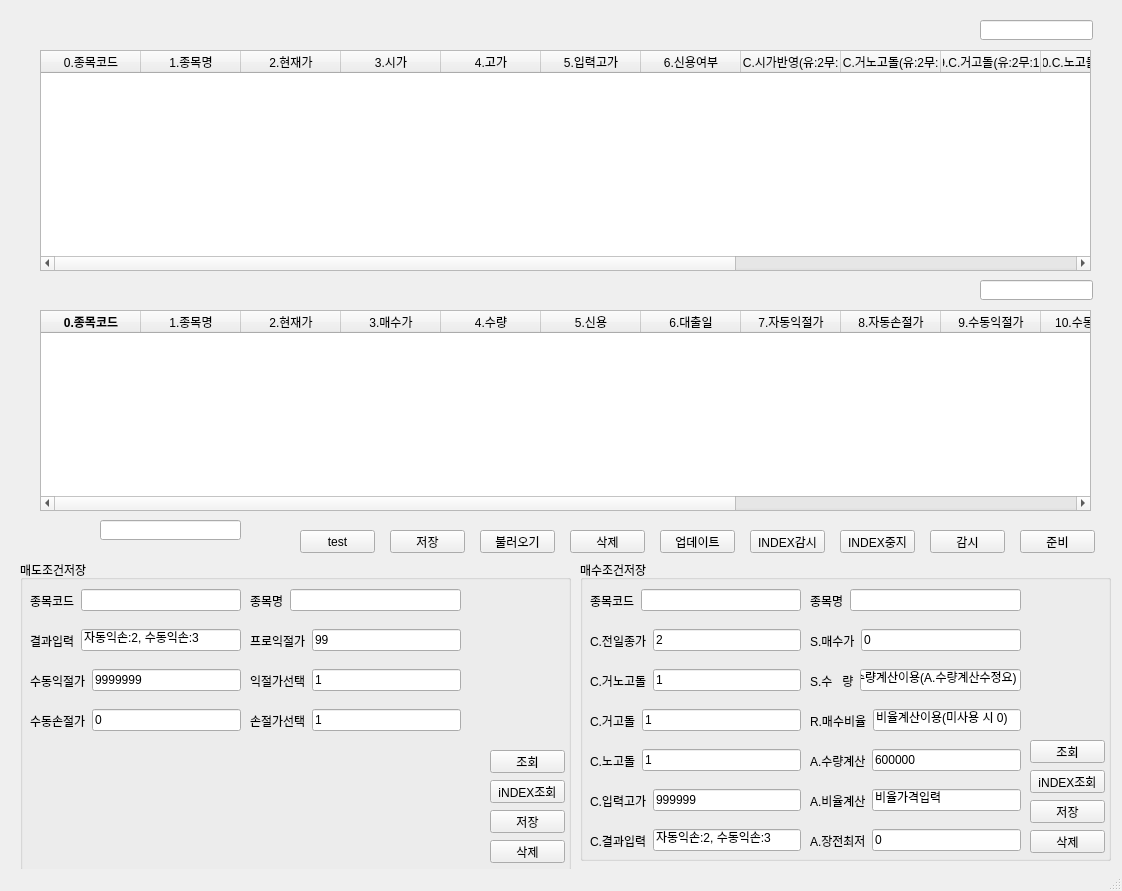
<?xml version="1.0" encoding="UTF-8"?>
<ui version="4.0">
 <class>MainWindow</class>
 <widget class="QMainWindow" name="MainWindow">
  <property name="geometry">
   <rect>
    <x>0</x>
    <y>0</y>
    <width>1122</width>
    <height>891</height>
   </rect>
  </property>
  <property name="windowTitle">
   <string>JM_Trader ver 1.00</string>
  </property>
  <property name="windowIcon">
   <iconset>
    <normaloff>../rebounding.v1/8800d1305e07514714f42f341dd6300d-chart.png</normaloff>../rebounding.v1/8800d1305e07514714f42f341dd6300d-chart.png</iconset>
  </property>
  <widget class="QWidget" name="centralwidget">
   <widget class="QGroupBox" name="groupBox_2">
    <property name="geometry">
     <rect>
      <x>580</x>
      <y>560</y>
      <width>531</width>
      <height>301</height>
     </rect>
    </property>
    <property name="title">
     <string>매수조건저장</string>
    </property>
    <widget class="QWidget" name="horizontalLayoutWidget_6">
     <property name="geometry">
      <rect>
       <x>230</x>
       <y>20</y>
       <width>211</width>
       <height>41</height>
      </rect>
     </property>
     <layout class="QHBoxLayout" name="horizontalLayout_6">
      <item>
       <widget class="QLabel" name="label_6">
        <property name="text">
         <string>종목명</string>
        </property>
       </widget>
      </item>
      <item>
       <widget class="QLineEdit" name="lineEdit_2"/>
      </item>
     </layout>
    </widget>
    <widget class="QPushButton" name="pushButton_1">
     <property name="geometry">
      <rect>
       <x>450</x>
       <y>180</y>
       <width>75</width>
       <height>23</height>
      </rect>
     </property>
     <property name="toolTipDuration">
      <number>-9</number>
     </property>
     <property name="text">
      <string>조회</string>
     </property>
    </widget>
    <widget class="QWidget" name="horizontalLayoutWidget_5">
     <property name="geometry">
      <rect>
       <x>10</x>
       <y>20</y>
       <width>211</width>
       <height>41</height>
      </rect>
     </property>
     <layout class="QHBoxLayout" name="horizontalLayout_5">
      <item>
       <widget class="QLabel" name="label_5">
        <property name="text">
         <string>종목코드</string>
        </property>
       </widget>
      </item>
      <item>
       <widget class="QLineEdit" name="lineEdit"/>
      </item>
     </layout>
    </widget>
    <widget class="QWidget" name="horizontalLayoutWidget_7">
     <property name="geometry">
      <rect>
       <x>10</x>
       <y>60</y>
       <width>211</width>
       <height>41</height>
      </rect>
     </property>
     <layout class="QHBoxLayout" name="horizontalLayout_7">
      <item>
       <widget class="QLabel" name="label_7">
        <property name="text">
         <string>C.전일종가</string>
        </property>
       </widget>
      </item>
      <item>
       <widget class="QLineEdit" name="lineEdit_9">
        <property name="accessibleDescription">
         <string/>
        </property>
        <property name="text">
         <string>2</string>
        </property>
       </widget>
      </item>
     </layout>
    </widget>
    <widget class="QWidget" name="horizontalLayoutWidget_8">
     <property name="geometry">
      <rect>
       <x>10</x>
       <y>100</y>
       <width>211</width>
       <height>41</height>
      </rect>
     </property>
     <layout class="QHBoxLayout" name="horizontalLayout_8">
      <item>
       <widget class="QLabel" name="label_8">
        <property name="text">
         <string>C.거노고돌</string>
        </property>
       </widget>
      </item>
      <item>
       <widget class="QLineEdit" name="lineEdit_10">
        <property name="text">
         <string>1</string>
        </property>
       </widget>
      </item>
     </layout>
    </widget>
    <widget class="QWidget" name="horizontalLayoutWidget_9">
     <property name="geometry">
      <rect>
       <x>10</x>
       <y>140</y>
       <width>211</width>
       <height>41</height>
      </rect>
     </property>
     <layout class="QHBoxLayout" name="horizontalLayout_9">
      <item>
       <widget class="QLabel" name="label_9">
        <property name="text">
         <string>C.거고돌</string>
        </property>
       </widget>
      </item>
      <item>
       <widget class="QLineEdit" name="lineEdit_11">
        <property name="text">
         <string>1</string>
        </property>
       </widget>
      </item>
     </layout>
    </widget>
    <widget class="QWidget" name="horizontalLayoutWidget_10">
     <property name="geometry">
      <rect>
       <x>230</x>
       <y>60</y>
       <width>211</width>
       <height>41</height>
      </rect>
     </property>
     <layout class="QHBoxLayout" name="horizontalLayout_10">
      <item>
       <widget class="QLabel" name="label_10">
        <property name="text">
         <string>S.매수가</string>
        </property>
       </widget>
      </item>
      <item>
       <widget class="QLineEdit" name="lineEdit_12">
        <property name="text">
         <string>0</string>
        </property>
       </widget>
      </item>
     </layout>
    </widget>
    <widget class="QWidget" name="horizontalLayoutWidget_11">
     <property name="geometry">
      <rect>
       <x>230</x>
       <y>100</y>
       <width>211</width>
       <height>41</height>
      </rect>
     </property>
     <layout class="QHBoxLayout" name="horizontalLayout_11">
      <item>
       <widget class="QLabel" name="label_11">
        <property name="text">
         <string>S.수   량</string>
        </property>
       </widget>
      </item>
      <item>
       <widget class="QLineEdit" name="lineEdit_13">
        <property name="text">
         <string>수량계산이용(A.수량계산수정요)</string>
        </property>
       </widget>
      </item>
     </layout>
    </widget>
    <widget class="QWidget" name="horizontalLayoutWidget_12">
     <property name="geometry">
      <rect>
       <x>230</x>
       <y>140</y>
       <width>211</width>
       <height>41</height>
      </rect>
     </property>
     <layout class="QHBoxLayout" name="horizontalLayout_12">
      <item>
       <widget class="QLabel" name="label_12">
        <property name="text">
         <string>R.매수비율</string>
        </property>
       </widget>
      </item>
      <item>
       <widget class="QLineEdit" name="lineEdit_14">
        <property name="text">
         <string>비율계산이용(미사용 시 0)</string>
        </property>
       </widget>
      </item>
     </layout>
    </widget>
    <widget class="QWidget" name="horizontalLayoutWidget_13">
     <property name="geometry">
      <rect>
       <x>10</x>
       <y>180</y>
       <width>211</width>
       <height>41</height>
      </rect>
     </property>
     <layout class="QHBoxLayout" name="horizontalLayout_13">
      <item>
       <widget class="QLabel" name="label_13">
        <property name="text">
         <string>C.노고돌</string>
        </property>
       </widget>
      </item>
      <item>
       <widget class="QLineEdit" name="lineEdit_15">
        <property name="text">
         <string>1</string>
        </property>
       </widget>
      </item>
     </layout>
    </widget>
    <widget class="QPushButton" name="pushButton_6">
     <property name="geometry">
      <rect>
       <x>450</x>
       <y>240</y>
       <width>75</width>
       <height>23</height>
      </rect>
     </property>
     <property name="toolTipDuration">
      <number>-9</number>
     </property>
     <property name="text">
      <string>저장</string>
     </property>
    </widget>
    <widget class="QPushButton" name="pushButton_7">
     <property name="geometry">
      <rect>
       <x>450</x>
       <y>210</y>
       <width>75</width>
       <height>23</height>
      </rect>
     </property>
     <property name="text">
      <string>iNDEX조회</string>
     </property>
    </widget>
    <widget class="QPushButton" name="pushButton_8">
     <property name="geometry">
      <rect>
       <x>450</x>
       <y>270</y>
       <width>75</width>
       <height>23</height>
      </rect>
     </property>
     <property name="toolTipDuration">
      <number>-9</number>
     </property>
     <property name="text">
      <string>삭제</string>
     </property>
    </widget>
    <widget class="QWidget" name="horizontalLayoutWidget_17">
     <property name="geometry">
      <rect>
       <x>230</x>
       <y>180</y>
       <width>211</width>
       <height>41</height>
      </rect>
     </property>
     <layout class="QHBoxLayout" name="horizontalLayout_17">
      <item>
       <widget class="QLabel" name="label_17">
        <property name="text">
         <string>A.수량계산</string>
        </property>
       </widget>
      </item>
      <item>
       <widget class="QLineEdit" name="lineEdit_20">
        <property name="text">
         <string>600000</string>
        </property>
       </widget>
      </item>
     </layout>
    </widget>
    <widget class="QWidget" name="horizontalLayoutWidget_18">
     <property name="geometry">
      <rect>
       <x>230</x>
       <y>220</y>
       <width>211</width>
       <height>41</height>
      </rect>
     </property>
     <layout class="QHBoxLayout" name="horizontalLayout_18">
      <item>
       <widget class="QLabel" name="label_18">
        <property name="text">
         <string>A.비율계산</string>
        </property>
       </widget>
      </item>
      <item>
       <widget class="QLineEdit" name="lineEdit_21">
        <property name="text">
         <string>비율가격입력</string>
        </property>
       </widget>
      </item>
     </layout>
    </widget>
    <widget class="QWidget" name="horizontalLayoutWidget_19">
     <property name="geometry">
      <rect>
       <x>10</x>
       <y>220</y>
       <width>211</width>
       <height>41</height>
      </rect>
     </property>
     <layout class="QHBoxLayout" name="horizontalLayout_20">
      <item>
       <widget class="QLabel" name="label_20">
        <property name="text">
         <string>C.입력고가</string>
        </property>
       </widget>
      </item>
      <item>
       <widget class="QLineEdit" name="lineEdit_23">
        <property name="text">
         <string>999999</string>
        </property>
       </widget>
      </item>
     </layout>
    </widget>
    <widget class="QWidget" name="horizontalLayoutWidget_20">
     <property name="geometry">
      <rect>
       <x>10</x>
       <y>260</y>
       <width>211</width>
       <height>41</height>
      </rect>
     </property>
     <layout class="QHBoxLayout" name="horizontalLayout_21">
      <item>
       <widget class="QLabel" name="label_21">
        <property name="text">
         <string>C.결과입력</string>
        </property>
       </widget>
      </item>
      <item>
       <widget class="QLineEdit" name="lineEdit_24">
        <property name="text">
         <string>자동익손:2, 수동익손:3</string>
        </property>
       </widget>
      </item>
     </layout>
    </widget>
    <widget class="QWidget" name="horizontalLayoutWidget_22">
     <property name="geometry">
      <rect>
       <x>230</x>
       <y>260</y>
       <width>211</width>
       <height>41</height>
      </rect>
     </property>
     <layout class="QHBoxLayout" name="horizontalLayout_22">
      <item>
       <widget class="QLabel" name="label_22">
        <property name="text">
         <string>A.장전최저</string>
        </property>
       </widget>
      </item>
      <item>
       <widget class="QLineEdit" name="lineEdit_25">
        <property name="text">
         <string>0</string>
        </property>
       </widget>
      </item>
     </layout>
    </widget>
   </widget>
   <widget class="QTableWidget" name="tableWidget_2">
    <property name="geometry">
     <rect>
      <x>40</x>
      <y>310</y>
      <width>1051</width>
      <height>201</height>
     </rect>
    </property>
    <column>
     <property name="text">
      <string>0.종목코드</string>
     </property>
     <property name="font">
      <font>
       <weight>75</weight>
       <bold>true</bold>
      </font>
     </property>
    </column>
    <column>
     <property name="text">
      <string>1.종목명</string>
     </property>
    </column>
    <column>
     <property name="text">
      <string>2.현재가</string>
     </property>
    </column>
    <column>
     <property name="text">
      <string>3.매수가</string>
     </property>
    </column>
    <column>
     <property name="text">
      <string>4.수량</string>
     </property>
    </column>
    <column>
     <property name="text">
      <string>5.신용</string>
     </property>
    </column>
    <column>
     <property name="text">
      <string>6.대출일</string>
     </property>
    </column>
    <column>
     <property name="text">
      <string>7.자동익절가</string>
     </property>
    </column>
    <column>
     <property name="text">
      <string>8.자동손절가</string>
     </property>
    </column>
    <column>
     <property name="text">
      <string>9.수동익절가</string>
     </property>
    </column>
    <column>
     <property name="text">
      <string>10.수동손절가</string>
     </property>
    </column>
    <column>
     <property name="text">
      <string>11.프로익절가</string>
     </property>
    </column>
    <column>
     <property name="text">
      <string>12.익절선택(자:2수:1퍼:0)</string>
     </property>
    </column>
    <column>
     <property name="text">
      <string>13.손절선택(자:2수:1)</string>
     </property>
    </column>
    <column>
     <property name="text">
      <string>14.결과</string>
     </property>
    </column>
   </widget>
   <widget class="QGroupBox" name="groupBox_3">
    <property name="geometry">
     <rect>
      <x>20</x>
      <y>560</y>
      <width>551</width>
      <height>311</height>
     </rect>
    </property>
    <property name="title">
     <string>매도조건저장</string>
    </property>
    <widget class="QWidget" name="horizontalLayoutWidget">
     <property name="geometry">
      <rect>
       <x>10</x>
       <y>140</y>
       <width>211</width>
       <height>41</height>
      </rect>
     </property>
     <layout class="QHBoxLayout" name="horizontalLayout">
      <item>
       <widget class="QLabel" name="label">
        <property name="text">
         <string>수동손절가</string>
        </property>
       </widget>
      </item>
      <item>
       <widget class="QLineEdit" name="lineEdit_4">
        <property name="text">
         <string>0</string>
        </property>
       </widget>
      </item>
     </layout>
    </widget>
    <widget class="QWidget" name="horizontalLayoutWidget_2">
     <property name="geometry">
      <rect>
       <x>10</x>
       <y>100</y>
       <width>211</width>
       <height>41</height>
      </rect>
     </property>
     <layout class="QHBoxLayout" name="horizontalLayout_2">
      <item>
       <widget class="QLabel" name="label_2">
        <property name="text">
         <string>수동익절가</string>
        </property>
       </widget>
      </item>
      <item>
       <widget class="QLineEdit" name="lineEdit_5">
        <property name="text">
         <string>9999999</string>
        </property>
       </widget>
      </item>
     </layout>
    </widget>
    <widget class="QWidget" name="horizontalLayoutWidget_3">
     <property name="geometry">
      <rect>
       <x>10</x>
       <y>20</y>
       <width>211</width>
       <height>41</height>
      </rect>
     </property>
     <layout class="QHBoxLayout" name="horizontalLayout_3">
      <item>
       <widget class="QLabel" name="label_3">
        <property name="text">
         <string>종목코드</string>
        </property>
       </widget>
      </item>
      <item>
       <widget class="QLineEdit" name="lineEdit_6"/>
      </item>
     </layout>
    </widget>
    <widget class="QWidget" name="horizontalLayoutWidget_4">
     <property name="geometry">
      <rect>
       <x>230</x>
       <y>20</y>
       <width>211</width>
       <height>41</height>
      </rect>
     </property>
     <layout class="QHBoxLayout" name="horizontalLayout_4">
      <item>
       <widget class="QLabel" name="label_4">
        <property name="text">
         <string>종목명</string>
        </property>
       </widget>
      </item>
      <item>
       <widget class="QLineEdit" name="lineEdit_7"/>
      </item>
     </layout>
    </widget>
    <widget class="QPushButton" name="pushButton_3">
     <property name="geometry">
      <rect>
       <x>470</x>
       <y>250</y>
       <width>75</width>
       <height>23</height>
      </rect>
     </property>
     <property name="text">
      <string>저장</string>
     </property>
    </widget>
    <widget class="QPushButton" name="pushButton_4">
     <property name="geometry">
      <rect>
       <x>470</x>
       <y>220</y>
       <width>75</width>
       <height>23</height>
      </rect>
     </property>
     <property name="text">
      <string>iNDEX조회</string>
     </property>
    </widget>
    <widget class="QPushButton" name="pushButton_2">
     <property name="geometry">
      <rect>
       <x>470</x>
       <y>190</y>
       <width>75</width>
       <height>23</height>
      </rect>
     </property>
     <property name="text">
      <string>조회</string>
     </property>
    </widget>
    <widget class="QWidget" name="horizontalLayoutWidget_14">
     <property name="geometry">
      <rect>
       <x>230</x>
       <y>60</y>
       <width>211</width>
       <height>41</height>
      </rect>
     </property>
     <layout class="QHBoxLayout" name="horizontalLayout_14">
      <item>
       <widget class="QLabel" name="label_14">
        <property name="text">
         <string>프로익절가</string>
        </property>
       </widget>
      </item>
      <item>
       <widget class="QLineEdit" name="lineEdit_17">
        <property name="text">
         <string>99</string>
        </property>
       </widget>
      </item>
     </layout>
    </widget>
    <widget class="QWidget" name="horizontalLayoutWidget_15">
     <property name="geometry">
      <rect>
       <x>230</x>
       <y>100</y>
       <width>211</width>
       <height>41</height>
      </rect>
     </property>
     <layout class="QHBoxLayout" name="horizontalLayout_15">
      <item>
       <widget class="QLabel" name="label_15">
        <property name="text">
         <string>익절가선택</string>
        </property>
       </widget>
      </item>
      <item>
       <widget class="QLineEdit" name="lineEdit_18">
        <property name="text">
         <string>1</string>
        </property>
       </widget>
      </item>
     </layout>
    </widget>
    <widget class="QWidget" name="horizontalLayoutWidget_16">
     <property name="geometry">
      <rect>
       <x>230</x>
       <y>140</y>
       <width>211</width>
       <height>41</height>
      </rect>
     </property>
     <layout class="QHBoxLayout" name="horizontalLayout_16">
      <item>
       <widget class="QLabel" name="label_16">
        <property name="text">
         <string>손절가선택</string>
        </property>
       </widget>
      </item>
      <item>
       <widget class="QLineEdit" name="lineEdit_19">
        <property name="text">
         <string>1</string>
        </property>
       </widget>
      </item>
     </layout>
    </widget>
    <widget class="QWidget" name="horizontalLayoutWidget_21">
     <property name="geometry">
      <rect>
       <x>10</x>
       <y>60</y>
       <width>211</width>
       <height>41</height>
      </rect>
     </property>
     <layout class="QHBoxLayout" name="horizontalLayout_19">
      <item>
       <widget class="QLabel" name="label_19">
        <property name="text">
         <string>결과입력</string>
        </property>
       </widget>
      </item>
      <item>
       <widget class="QLineEdit" name="lineEdit_22">
        <property name="text">
         <string>자동익손:2, 수동익손:3</string>
        </property>
       </widget>
      </item>
     </layout>
    </widget>
    <widget class="QPushButton" name="pushButton_16">
     <property name="geometry">
      <rect>
       <x>470</x>
       <y>280</y>
       <width>75</width>
       <height>23</height>
      </rect>
     </property>
     <property name="text">
      <string>삭제</string>
     </property>
    </widget>
   </widget>
   <widget class="QTableWidget" name="tableWidget">
    <property name="geometry">
     <rect>
      <x>40</x>
      <y>50</y>
      <width>1051</width>
      <height>221</height>
     </rect>
    </property>
    <column>
     <property name="text">
      <string>0.종목코드</string>
     </property>
    </column>
    <column>
     <property name="text">
      <string>1.종목명</string>
     </property>
    </column>
    <column>
     <property name="text">
      <string>2.현재가</string>
     </property>
    </column>
    <column>
     <property name="text">
      <string>3.시가</string>
     </property>
    </column>
    <column>
     <property name="text">
      <string>4.고가</string>
     </property>
    </column>
    <column>
     <property name="text">
      <string>5.입력고가</string>
     </property>
    </column>
    <column>
     <property name="text">
      <string>6.신용여부</string>
     </property>
    </column>
    <column>
     <property name="text">
      <string>7.C.시가반영(유:2무:1)</string>
     </property>
    </column>
    <column>
     <property name="text">
      <string>8.C.거노고돌(유:2무:1)</string>
     </property>
    </column>
    <column>
     <property name="text">
      <string>9.C.거고돌(유:2무:1)</string>
     </property>
    </column>
    <column>
     <property name="text">
      <string>10.C.노고돌(유:2무:1)</string>
     </property>
    </column>
    <column>
     <property name="text">
      <string>11.S.수량</string>
     </property>
    </column>
    <column>
     <property name="text">
      <string>12.S.매수가</string>
     </property>
    </column>
    <column>
     <property name="text">
      <string>13.R.매수비율(미사용:0)</string>
     </property>
    </column>
    <column>
     <property name="text">
      <string>14.결과</string>
     </property>
    </column>
   </widget>
   <widget class="QLineEdit" name="lineEdit_3">
    <property name="geometry">
     <rect>
      <x>100</x>
      <y>520</y>
      <width>141</width>
      <height>20</height>
     </rect>
    </property>
   </widget>
   <widget class="QPushButton" name="pushButton">
    <property name="geometry">
     <rect>
      <x>300</x>
      <y>530</y>
      <width>75</width>
      <height>23</height>
     </rect>
    </property>
    <property name="text">
     <string>test</string>
    </property>
   </widget>
   <widget class="QLineEdit" name="lineEdit_8">
    <property name="geometry">
     <rect>
      <x>980</x>
      <y>280</y>
      <width>113</width>
      <height>20</height>
     </rect>
    </property>
    <property name="alignment">
     <set>Qt::AlignCenter</set>
    </property>
   </widget>
   <widget class="QLineEdit" name="lineEdit_16">
    <property name="geometry">
     <rect>
      <x>980</x>
      <y>20</y>
      <width>113</width>
      <height>20</height>
     </rect>
    </property>
    <property name="alignment">
     <set>Qt::AlignCenter</set>
    </property>
   </widget>
   <widget class="QPushButton" name="pushButton_5">
    <property name="geometry">
     <rect>
      <x>930</x>
      <y>530</y>
      <width>75</width>
      <height>23</height>
     </rect>
    </property>
    <property name="text">
     <string>감시</string>
    </property>
   </widget>
   <widget class="QPushButton" name="pushButton_9">
    <property name="geometry">
     <rect>
      <x>660</x>
      <y>530</y>
      <width>75</width>
      <height>23</height>
     </rect>
    </property>
    <property name="text">
     <string>업데이트</string>
    </property>
   </widget>
   <widget class="QPushButton" name="pushButton_10">
    <property name="geometry">
     <rect>
      <x>390</x>
      <y>530</y>
      <width>75</width>
      <height>23</height>
     </rect>
    </property>
    <property name="text">
     <string>저장</string>
    </property>
   </widget>
   <widget class="QPushButton" name="pushButton_11">
    <property name="geometry">
     <rect>
      <x>480</x>
      <y>530</y>
      <width>75</width>
      <height>23</height>
     </rect>
    </property>
    <property name="text">
     <string>불러오기</string>
    </property>
   </widget>
   <widget class="QPushButton" name="pushButton_12">
    <property name="geometry">
     <rect>
      <x>570</x>
      <y>530</y>
      <width>75</width>
      <height>23</height>
     </rect>
    </property>
    <property name="text">
     <string>삭제</string>
    </property>
   </widget>
   <widget class="QPushButton" name="pushButton_13">
    <property name="geometry">
     <rect>
      <x>750</x>
      <y>530</y>
      <width>75</width>
      <height>23</height>
     </rect>
    </property>
    <property name="text">
     <string>INDEX감시</string>
    </property>
   </widget>
   <widget class="QPushButton" name="pushButton_14">
    <property name="geometry">
     <rect>
      <x>840</x>
      <y>530</y>
      <width>75</width>
      <height>23</height>
     </rect>
    </property>
    <property name="text">
     <string>INDEX중지</string>
    </property>
   </widget>
   <widget class="QPushButton" name="pushButton_15">
    <property name="geometry">
     <rect>
      <x>1020</x>
      <y>530</y>
      <width>75</width>
      <height>23</height>
     </rect>
    </property>
    <property name="text">
     <string>준비</string>
    </property>
   </widget>
  </widget>
  <widget class="QStatusBar" name="statusbar"/>
 </widget>
 <resources/>
 <connections/>
</ui>
